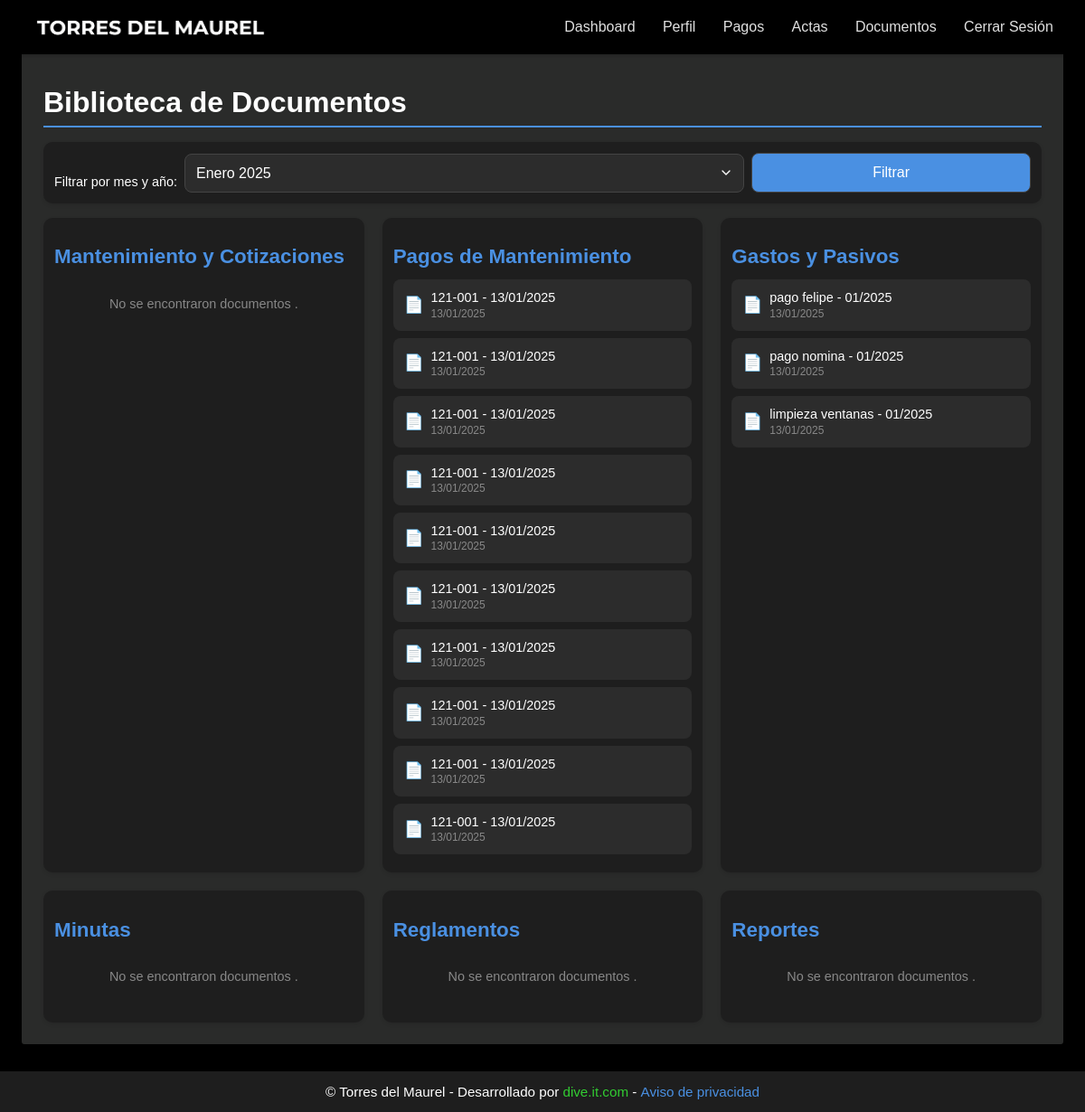
The app's page /documentos/ (signed in), older data.
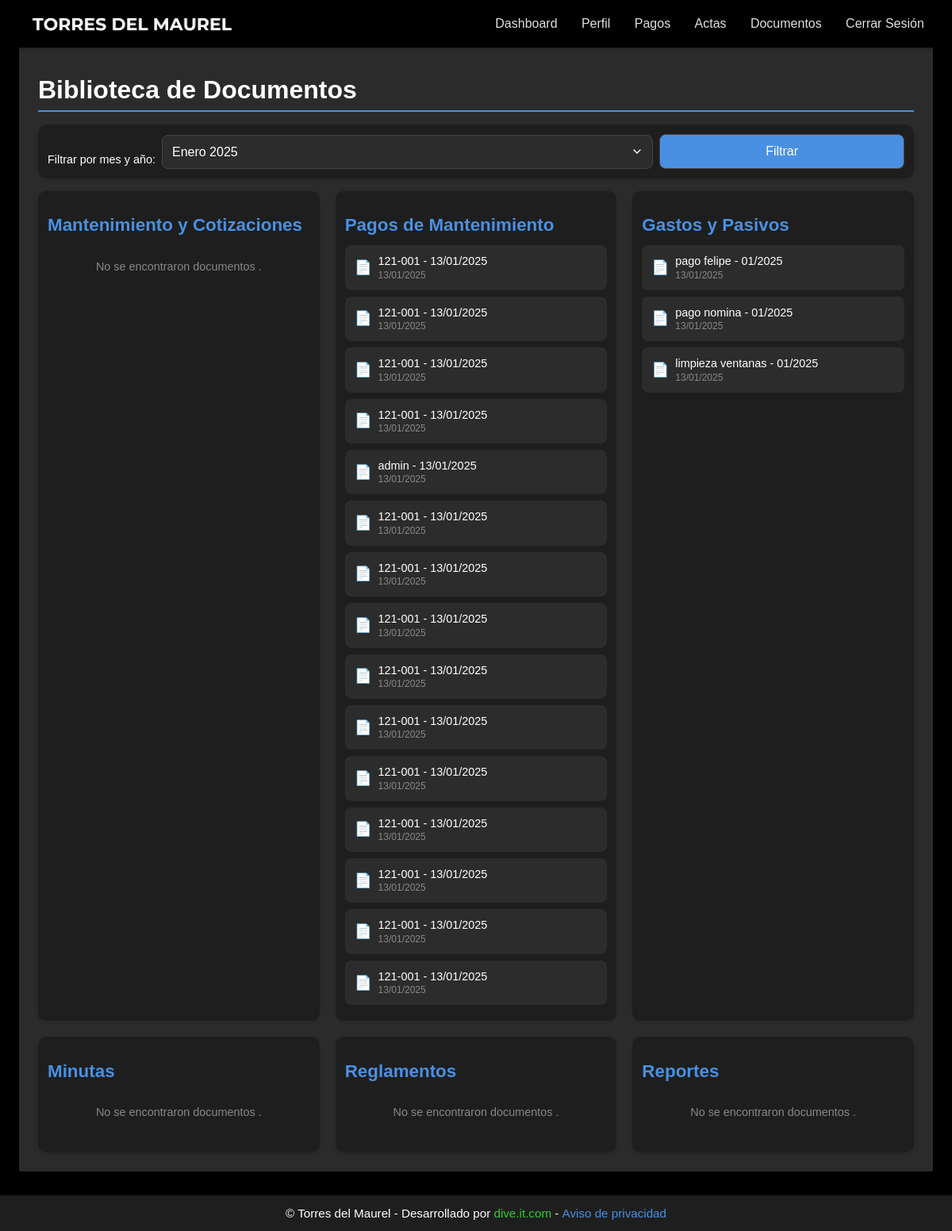
The same page, newer data.
### website/models.py (models this page shows, shortened)
class Document(models.Model):
    DOCUMENT_TYPES = [
        ('mantenimiento', 'Mantenimiento y Cotizaciones'),
        ('minutas', 'Minutas'),
        ('reglamentos', 'Reglamentos'),
        ('reportes', 'Reportes'),
    ]
    title = models.CharField(max_length=255)
    document_type = models.CharField(max_length=50, choices=DOCUMENT_TYPES)
    file = models.FileField(upload_to='documents/')
    upload_date = models.DateTimeField(auto_now_add=True)
    date = models.DateField()  # The date associated with the document
    uploaded_by = models.ForeignKey(settings.AUTH_USER_MODEL, on_delete=models.SET_NULL, null=True)
    class Meta:
        ordering = ['-date', '-upload_date']

class CustomUser(AbstractUser):
    apartment_number = models.CharField(max_length=7, unique=True, null=True, blank=True)
    email = models.EmailField(unique=True)
    phone_number = models.CharField(max_length=15, blank=True, null=True)
    is_first_login = models.BooleanField(default=True)
    is_debtor = models.BooleanField(default=False)
    groups = models.ManyToManyField(
        Group,
        verbose_name='groups',
        blank=True,
        help_text='The groups this user belongs to.',
        related_name='customuser_set',
        related_query_name='customuser',
    )
    user_permissions = models.ManyToManyField(
        Permission,
        verbose_name='user permissions',
        blank=True,
        help_text='Specific permissions for this user.',
        related_name='customuser_set',
        related_query_name='customuser',
    )

### website/views.py (the view)
# urls.py: path('documentos/', views.documentos, name='documentos'),
@login_required
def documentos(request):
    documents = Document.objects.all()
    start_date = timezone.datetime(2025, 1, 1).date()
    end_date = start_date + relativedelta(years=5, months=-1)
    current_date = timezone.now().date()
    selected_date = request.GET.get('date')
    if selected_date:
        selected_year, selected_month = map(int, selected_date.split('-'))
        selected_date = timezone.datetime(selected_year, selected_month, 1).date()
    else:
        selected_date = current_date
        selected_year, selected_month = selected_date.year, selected_date.month
    filtered_documents = documents.filter(
        date__year=selected_year,
        date__month=selected_month
    )
    date_range = []
    current = start_date
    while current <= end_date:
        date_range.append((current.year, current.month))
        current += relativedelta(months=1)
    grouped_documents = {
        'mantenimiento': documents.filter(document_type='mantenimiento'),
        'pagos_mantenimiento': filtered_documents.filter(document_type='pagos_mantenimiento'),
        'gastos_pasivos': filtered_documents.filter(document_type='gastos_pasivos'),
        'minutas': documents.filter(document_type='minutas'),
        'reglamentos': documents.filter(document_type='reglamentos'),
        'reportes': documents.filter(document_type='reportes'),
    }
    document_type_headers = {
        'mantenimiento': 'Mantenimiento y Cotizaciones',
        'pagos_mantenimiento': 'Pagos de Mantenimiento',
        'gastos_pasivos': 'Gastos y Pasivos',
        'minutas': 'Minutas',
        'reglamentos': 'Reglamentos',
        'reportes': 'Reportes',
    }
    context = {
        'grouped_documents': grouped_documents,
        'document_type_headers': document_type_headers,
        'selected_year': selected_year,
        'selected_month': selected_month,
        'selected_date': selected_date,
        'date_range': date_range,
    }
    return render(request, 'documentos.html', context)

### website/templatetags/custom_filters.py (called while the page is built)
@register.filter
def get_item(dictionary, key):
    return dictionary.get(key)

### website/templates/documentos.html (shortened to what this page needs)
{% extends "base.html" %}
{% load static %}
{% load custom_filters %}
{% block extra_css %}
<link rel="stylesheet" href="{% static 'css/documentos.css' %}">
{% endblock %}
{% block content %}
<div class="documentos-container">
    <h1>Biblioteca de Documentos</h1>
    <div class="filter-controls">
        <form method="get">
            <label for="date-filter">Filtrar por mes y año:</label>
            <select id="date-filter" name="date">
                {% for year, month in date_range %}
                    {% with month|stringformat:"02d" as month_string %}
                        <option value="{{ year }}-{{ month_string }}" {% if year == selected_year and month == selected_month %}selected{% endif %}>
                            {% if month_string == "01" %}Enero {{ year }}
                            {% elif month_string == "02" %}Febrero {{ year }}
                            {% elif month_string == "03" %}Marzo {{ year }}
                            {% elif month_string == "04" %}Abril {{ year }}
                            {% elif month_string == "05" %}Mayo {{ year }}
                            {% elif month_string == "06" %}Junio {{ year }}
                            {% elif month_string == "07" %}Julio {{ year }}
                            {% elif month_string == "08" %}Agosto {{ year }}
                            {% elif month_string == "09" %}Septiembre {{ year }}
                            {% elif month_string == "10" %}Octubre {{ year }}
                            {% elif month_string == "11" %}Noviembre {{ year }}
                            {% elif month_string == "12" %}Diciembre {{ year }}
                            {% endif %}
                        </option>
                    {% endwith %}
                {% endfor %}
            </select>
            <button type="submit">Filtrar</button>
        </form>
    </div>
    <div class="documents-sections">
        {% for section_name, documents in grouped_documents.items %}
            <div id="{{ section_name }}" class="section document-section">
                <h2>{{ document_type_headers|get_item:section_name }}</h2>
                {% if documents %}
                    <div class="document-list">
                        {% for doc in documents %}
                            <div class="document-item">
                                <a href="{{ doc.file.url }}" class="document-link" target="_blank">
                                    <span class="document-icon">📄</span>
                                    <span class="document-info">
                                        {% if section_name == 'pagos_mantenimiento' %}
                                            <span class="document-title">{{ doc.uploaded_by.username }} - {{ doc.date|date:"d/m/Y" }}</span>
                                        {% elif section_name == 'gastos_pasivos' %}
                                            <span class="document-title">{{ doc.title }}</span>
                                        {% else %}
                                            <span class="document-title">{{ doc.title }}</span>
                                        {% endif %}
                                        <span class="document-date">{{ doc.date|date:"d/m/Y" }}</span>
                                    </span>
                                </a>
                            </div>
                        {% endfor %}
                    </div>
                {% else %}
                    <p class="no-documents">No se encontraron documentos {% if section_name == 'pagos_mantenimiento' or section_name == 'gastos_pasivos' %}para el período seleccionado{% endif %}.</p>
                {% endif %}
            </div>
        {% endfor %}
    </div>
</div>
{% endblock %}

Row changes from the older to the newer data that the page shows:
added Document: uploaded_by.username "121-001", date "13/01/2025", shown under "Pagos de Mantenimiento"
added Document: uploaded_by.username "121-001", date "13/01/2025", shown under "Pagos de Mantenimiento"
added Document: uploaded_by.username "121-001", date "13/01/2025", shown under "Pagos de Mantenimiento"
added Document: uploaded_by.username "121-001", date "13/01/2025", shown under "Pagos de Mantenimiento"
added Document: uploaded_by.username "admin", date "13/01/2025", shown under "Pagos de Mantenimiento"
